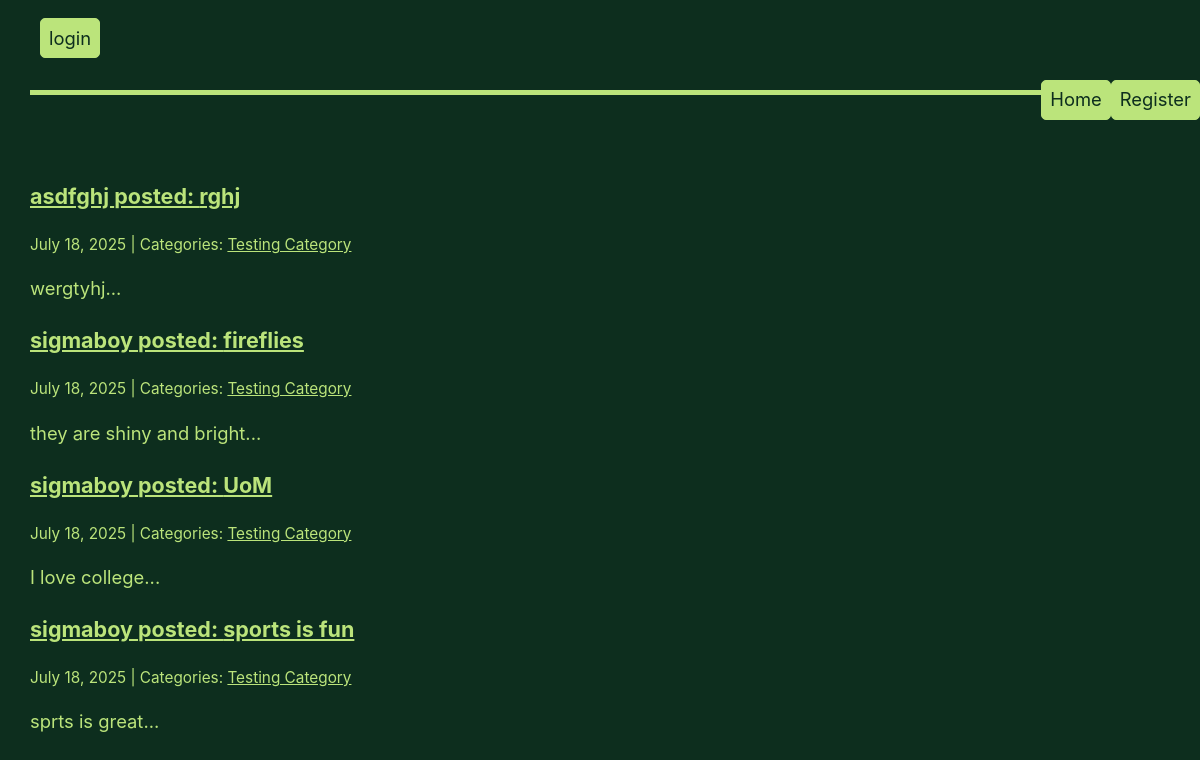
The app's page /category/Testing Category/, older data.
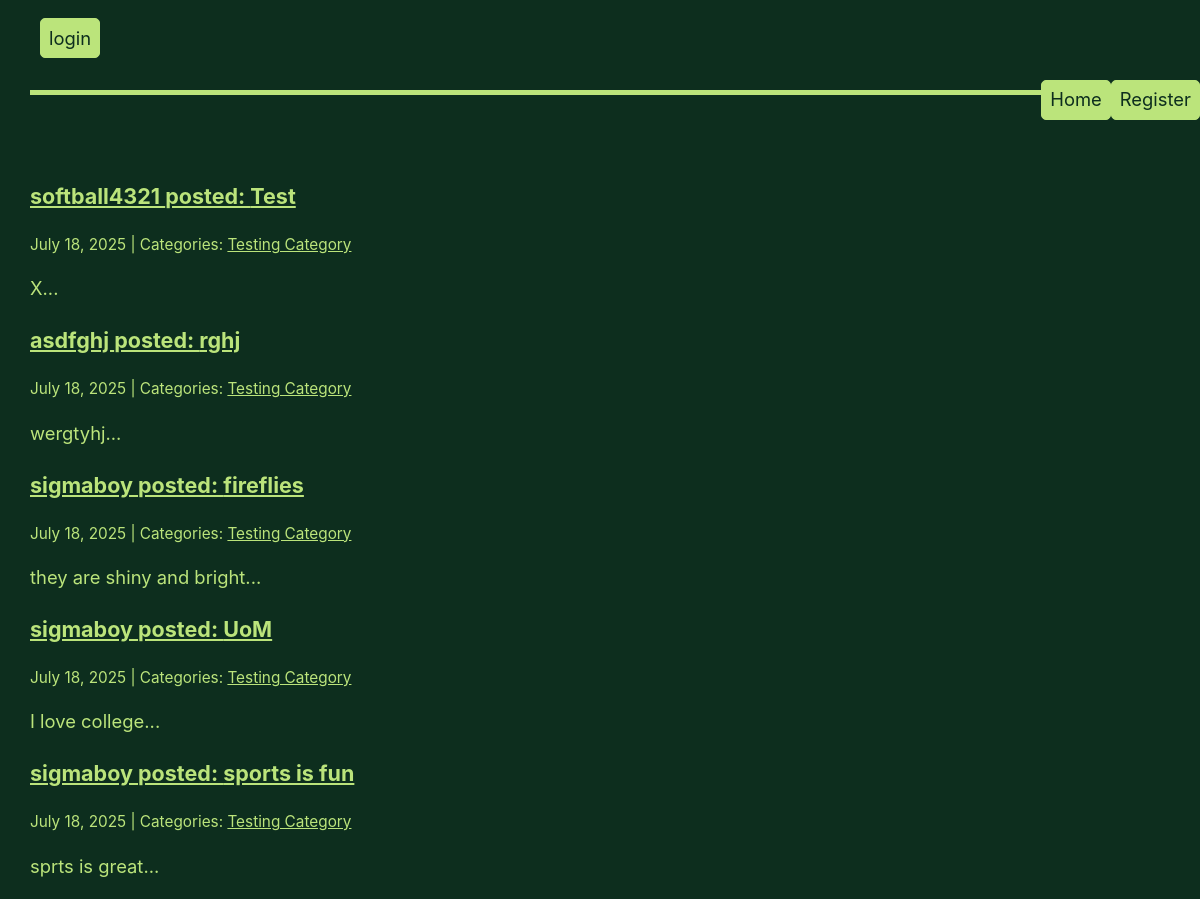
The same page, newer data.
### app/models.py (models this page shows, shortened)
class Post(models.Model):
    author = models.CharField(max_length=100, default='admin')
    title = models.CharField(max_length=255)
    image = models.ImageField(null=True, blank=True, upload_to="media/")
    body = models.TextField()
    created_on = models.DateTimeField(auto_now_add=True)
    last_modified = models.DateTimeField(auto_now=True)
    categories = models.ManyToManyField("Category", related_name="posts")
    is_private = models.BooleanField(default=True)

class Category(models.Model):
    name = models.CharField(max_length=30)
    class Meta:
        verbose_name_plural = "categories"

### app/views.py (the view)
# urls.py: path("category/<category>/", views.category, name="category"),
def category(request, category):
    posts = Post.objects.filter(
        categories__name__contains=category
    ).order_by("-created_on")
    context = {
        "category": category,
        "posts": posts,
    }
    return render(request, "app/category.html", context)

### app/templates/app/category.html (shortened to what this page needs)
{% extends "app/index.html" %}

### app/templates/app/index.html (shortened to what this page needs)
{% extends "base.html" %}
{% block page_content %}
    {% block posts %}
        {% for post in posts %}
        <div class="post">
            <h3><a href="{% url 'post_detail' post.pk %}">{{ post.author }} posted: {{ post.title }}</a></h3>
            <small>
                {{ post.created_on.date }} | Categories:
                {% for category in post.categories.all %}
                    <a href="{% url 'category' category.name %}">
                        {{ category.name }}
                    </a>
                {% endfor %}
            </small>
            <p>{{ post.body | slice:":400" }}...</p>
          </div>
        {% endfor %}
    {% endblock posts %}
{% endblock page_content %}

Row changes from the older to the newer data that the page shows:
added Post: author "softball4321", title "Test", created_on "July 18, 2025", body "X", Category (name "Testing Category")
